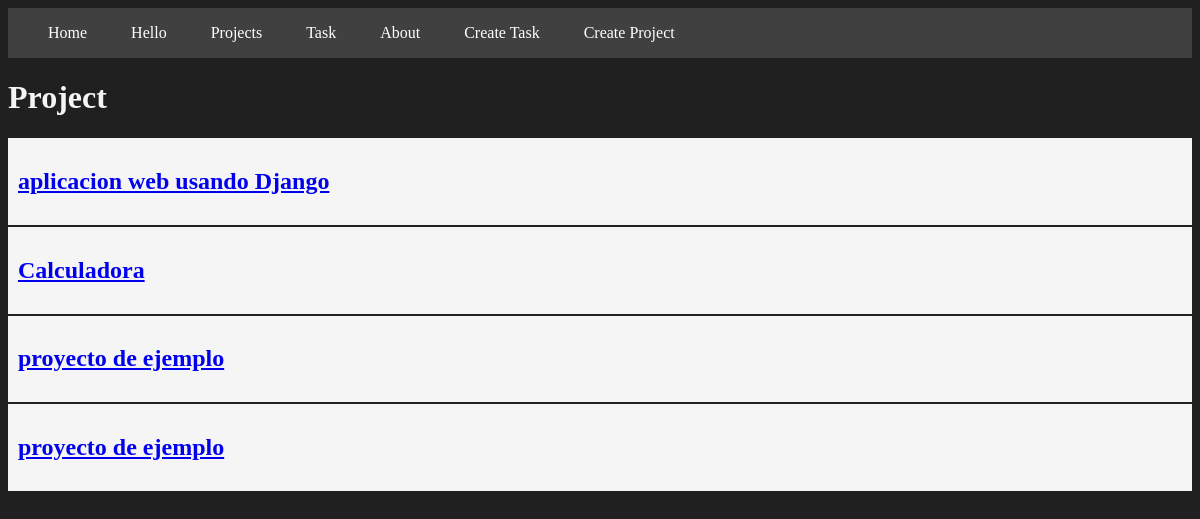
Page /project/ on the earlier database version.
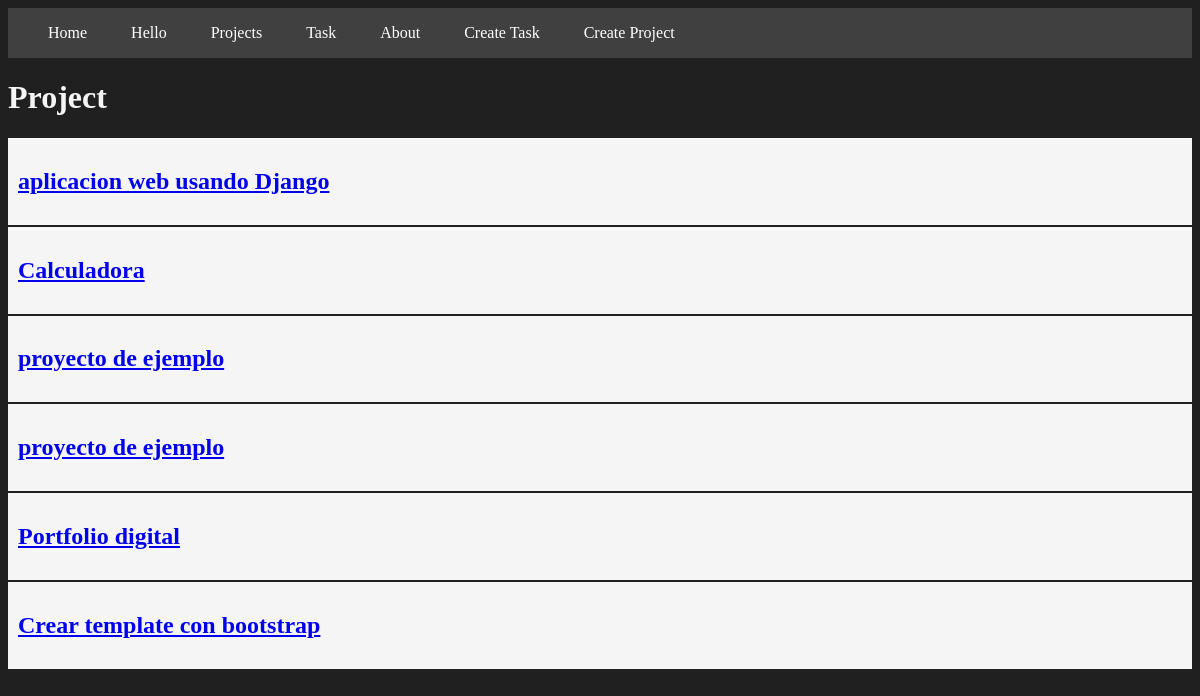
Same page on the later database version.
### myapp/models.py (models this page shows, shortened)
class Project(models.Model):
    name = models.CharField(max_length=200)

### myapp/views.py (the view)
# urls.py: path('project/', views.project, name='project'),
def project(request):
    projects = Project.objects.all()
    return render(request, 'project/projects.html',{
        'projects':projects
    } )

### myapp/templates/project/projects.html
{% extends "layouts/base.html" %}
{% block content %}
<h1>Project</h1>
{% for project in projects %}
<article class="card">
    <a href="{% url 'project_detail' project.id %}">
        <h1> {{project.name}}</h1>
    </a>
</article>
{% endfor %}
{% endblock %}

### myapp/templates/layouts/base.html (shortened to what this page needs)
{% load static %}
<!DOCTYPE html>
<html lang="es">
<head>
    <link rel="stylesheet" href="{% static 'styles/style.css' %}">
</head>
<body>
    <nav class="navbar container" >
        <ul>
            <li>
                <a href="{% url 'index' %}">Home</a>
            </li>
        </ul>
        <ul>
            <li>
                <a href="{% url 'hello' %}">Hello</a>
            </li>
        </ul>
        <ul>
            <li>
                <a href="{% url 'project' %}">Projects</a>
            </li>
        </ul>
        <ul>
            <li>
                <a href="{% url 'task' %}">Task</a>
            </li>
        </ul>
        <ul>
            <li>
                <a href="{% url 'about' %}">About</a>
            </li>
        </ul>
        <ul>
            <li>
                <a href="{% url 'create_task' %}">Create Task</a>
            </li>
        </ul>
        <ul>
            <li>
                <a href="{% url 'create_project' %}">Create Project</a>
            </li>
        </ul>
    </nav>
    <main class="container">
        {% block content %}
        {% endblock %}
    </main>
</body>
</html>

### myapp/static/styles/style.css (style rules this page uses)
body { background: #202020; color: whitesmoke; }
.navbar { background: #404040; }
.navbar ul li { list-style: none; }
.navbar ul { display:inline-flex; justify-content: space-between; }
.navbar ul li a { color: white; text-decoration: none; }
.container { max-width: 1200px; margin: auto; }
.card { background: whitesmoke; color: black; padding: 10px; margin-bottom: 2px; margin-top: 2px; }

Differences in the rows shown:
added Project: name "Portfolio digital"
added Project: name "Crear template con bootstrap"
